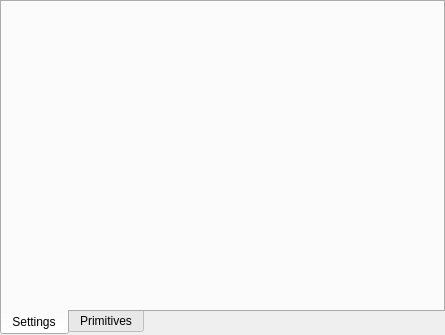
<ui version="4.0" >
 <class>EngineConfigurationWidget</class>
 <widget class="QWidget" name="EngineConfigurationWidget" >
  <property name="geometry" >
   <rect>
    <x>0</x>
    <y>0</y>
    <width>445</width>
    <height>335</height>
   </rect>
  </property>
  <property name="windowTitle" >
   <string>Form</string>
  </property>
  <layout class="QVBoxLayout" >
   <property name="spacing" >
    <number>6</number>
   </property>
   <property name="leftMargin" >
    <number>0</number>
   </property>
   <property name="topMargin" >
    <number>0</number>
   </property>
   <property name="rightMargin" >
    <number>0</number>
   </property>
   <property name="bottomMargin" >
    <number>0</number>
   </property>
   <item>
    <widget class="QTabWidget" name="engineTabWidget" >
     <property name="tabPosition" >
      <enum>QTabWidget::South</enum>
     </property>
     <property name="currentIndex" >
      <number>0</number>
     </property>
     <widget class="QWidget" name="engineSettingsWidget" >
      <attribute name="title" >
       <string>Settings</string>
      </attribute>
     </widget>
     <widget class="QWidget" name="enginePrimitivesWidget" >
      <attribute name="title" >
       <string>Primitives</string>
      </attribute>
      <layout class="QVBoxLayout" >
       <property name="spacing" >
        <number>6</number>
       </property>
       <property name="leftMargin" >
        <number>6</number>
       </property>
       <property name="topMargin" >
        <number>6</number>
       </property>
       <property name="rightMargin" >
        <number>6</number>
       </property>
       <property name="bottomMargin" >
        <number>6</number>
       </property>
       <item>
        <widget class="Avogadro::PrimitiveTreeView" name="enginePrimitivesTree" >
         <property name="frameShape" >
          <enum>QFrame::StyledPanel</enum>
         </property>
         <property name="frameShadow" >
          <enum>QFrame::Plain</enum>
         </property>
         <property name="selectionMode" >
          <enum>QAbstractItemView::NoSelection</enum>
         </property>
         <property name="animated" >
          <bool>true</bool>
         </property>
        </widget>
       </item>
       <item>
        <widget class="QFrame" name="buttonFrame" >
         <property name="frameShape" >
          <enum>QFrame::NoFrame</enum>
         </property>
         <property name="frameShadow" >
          <enum>QFrame::Raised</enum>
         </property>
         <layout class="QHBoxLayout" >
          <property name="spacing" >
           <number>6</number>
          </property>
          <property name="leftMargin" >
           <number>9</number>
          </property>
          <property name="topMargin" >
           <number>9</number>
          </property>
          <property name="rightMargin" >
           <number>9</number>
          </property>
          <property name="bottomMargin" >
           <number>9</number>
          </property>
          <item>
           <widget class="QToolButton" name="addSelectionButton" >
            <property name="text" >
             <string>Add Selected Primitives</string>
            </property>
            <property name="icon" >
             <iconset resource="avogadro.qrc" >:/icons/edit_add.png</iconset>
            </property>
           </widget>
          </item>
          <item>
           <widget class="QToolButton" name="removeSelectionButton" >
            <property name="text" >
             <string>Remove Selected Primitives</string>
            </property>
            <property name="icon" >
             <iconset resource="avogadro.qrc" >:/icons/edit_remove.png</iconset>
            </property>
           </widget>
          </item>
          <item>
           <widget class="QToolButton" name="resetButton" >
            <property name="text" >
             <string>Reset</string>
            </property>
            <property name="icon" >
             <iconset resource="avogadro.qrc" >:/icons/undo.png</iconset>
            </property>
           </widget>
          </item>
         </layout>
        </widget>
       </item>
      </layout>
     </widget>
    </widget>
   </item>
  </layout>
 </widget>
 <customwidgets>
  <customwidget>
   <class>Avogadro::PrimitiveTreeView</class>
   <extends>QTreeView</extends>
   <header>primitivetreeview.h</header>
  </customwidget>
 </customwidgets>
 <resources>
  <include location="avogadro.qrc" />
 </resources>
 <connections/>
</ui>
